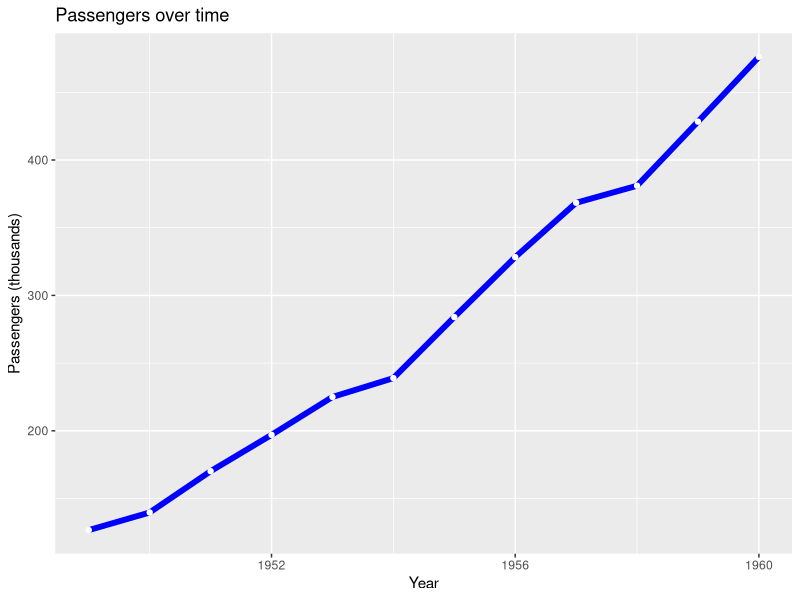

This figure's R source:
library(ggplot2)
library(dplyr)

# Let's make a data visualization about monthly air travelers!

# The dataset is built into R, but it is impossible to use without some data wrangling:
data <- data.frame(
  year = rep(1949:1960, each = 12),
  month = month.abb,
  passengers = AirPassengers # in thousands
)

# Summarize data by year:
data %>% 
  group_by(year) %>% 
  summarize(passengers = mean(passengers)) %>% 

# Finally, plot the data!
  ggplot(aes(x = year, y = passengers)) +
  labs(
    title = 'Passengers over time',
    x = 'Year',
    y = 'Passengers (thousands)'
  ) +
  geom_line(size = 2, color = 'blue') + geom_point(color = "white")
